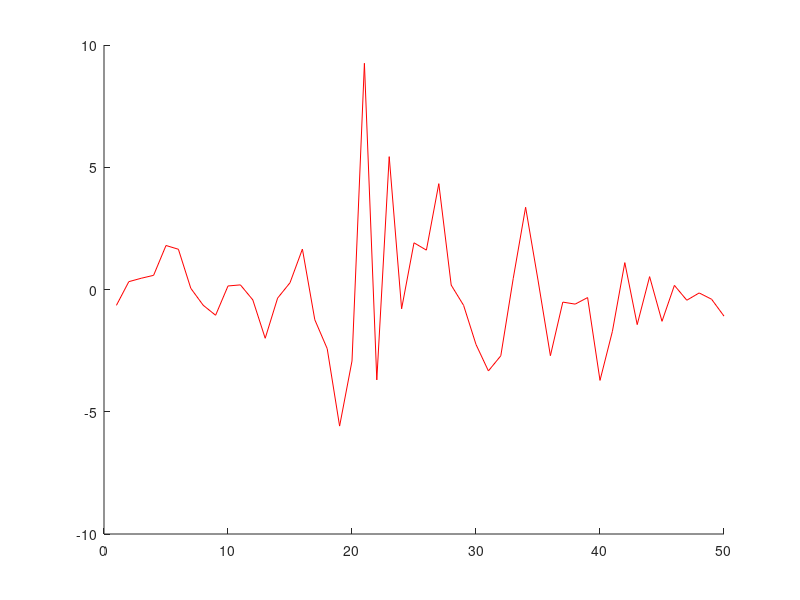

Write MATLAB code to recreate this figure. (Note: this script raises an error after producing the figure.)
%-----------------------------------------------------------------
%  Exercise 17.11
%  Stochastic volatility model.
%-----------------------------------------------------------------

clc; clear all; close all;
%% Initialization of Variables
N=50; % time instances
x=zeros(1,N);
y=zeros(1,N);



%% Stochastic Volatility Model
a = 0.97;
b = 0.69;
sigma_h = sqrt(0.178);
sigma_v =1; 
x(1)=1;
y(1)=b*(sigma_v*randn)*exp(x(1)/2);
for i=2:N
    x(i)=a*x(i-1)+(sigma_h*randn);
    y(i)=b*(sigma_v*randn)*exp(x(i)/2);
end

%% Plot Figures of Input and Output Sequences
figure(1)
hold on
%plot(1:N,x,'g')
plot(1:N,y,'r')
hold off

%% APF Algorithm
pd='Normal';
par=1000; %Number of Particles
ParPos=zeros(N,par); % Positions of Particles
weights=ParPos; % Weights of Particles
ParPos(1,:)=randn(1,par)+x(1);
weights(1,:)=1/par;
xHat=zeros(1,par);
kweights=zeros(1,par);
xHat2=xHat;

Prediction=zeros(1,N);
Prediction(1)=ParPos(1,:)*weights(1,:)';

for i=2:N
    xHat=x(i)-ParPos(i-1,:); %Expectation of x_n given previous particles
    kweights(1:par)=weights(i-1,:).*pdf(pd,y(i)-xHat,1);
    kweights=kweights/sum(kweights);
    for j=1:par
        Km=mnrnd(1,kweights,1);
        ParPos(i,j)=randn+x(i)-ParPos(i-1,:)*Km';
        xHat2(j)=xHat*Km';
    end
    weights(i,:)=pdf(pd,y(i)-ParPos(i,:),1)./pdf(pd,y(i)-xHat2,1);
    weights(i,:)=weights(i,:)/sum(weights(i,:));
    Prediction(i)=ParPos(i,:)*weights(i,:)';
end

figure(1)
hold on
plot(1:N,Prediction,'--k')
grid on
%legend('y','x','\hat{x}')
hold off